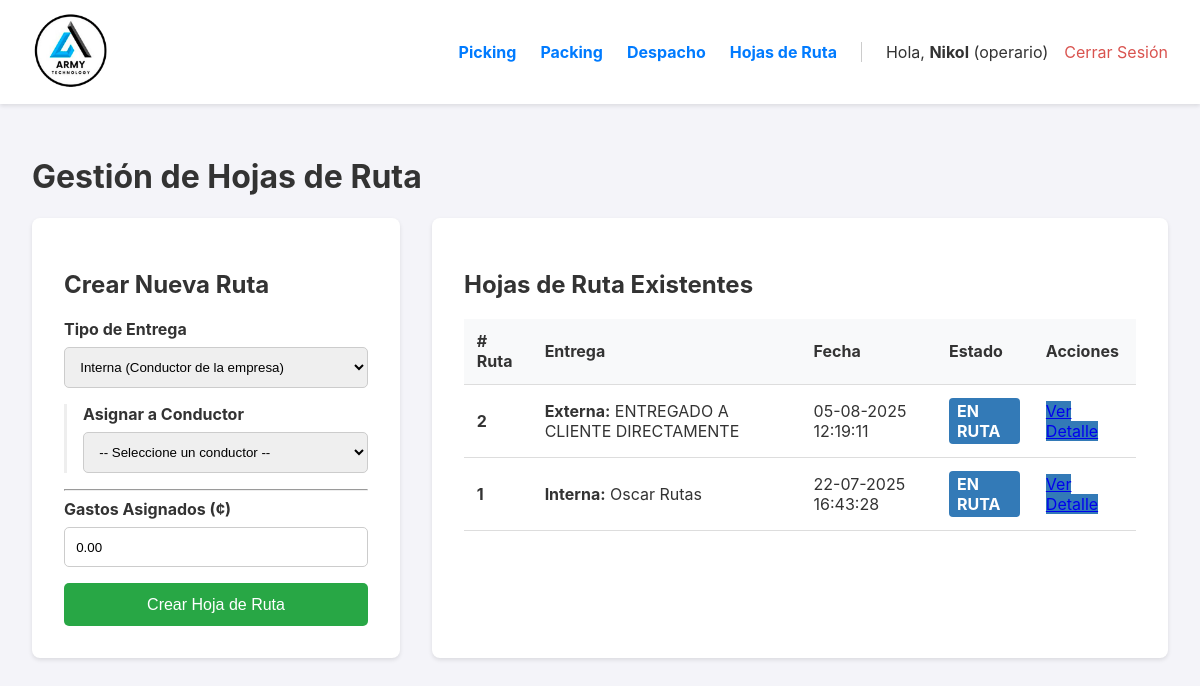
The page /rutas (signed in) on the database as committed earlier.
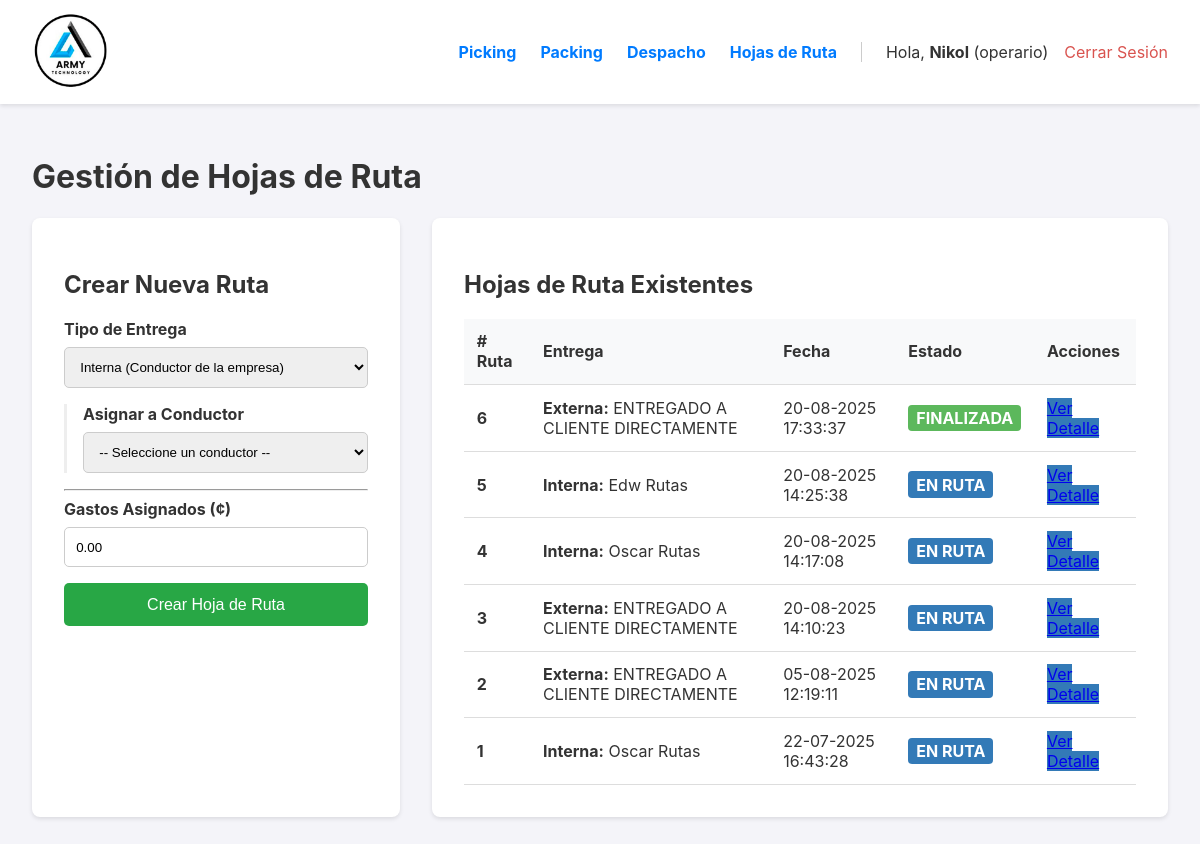
The same page on the database as committed later.
### app.py (models this page shows, shortened)
class User(UserMixin, db.Model):
    id = db.Column(db.Integer, primary_key=True)
    username = db.Column(db.String(80), unique=True, nullable=False)
    password_hash = db.Column(db.String(256), nullable=False)
    role = db.Column(db.String(20), nullable=False, default='operario')

class HojaDeRuta(db.Model):
    __tablename__ = 'hoja_de_ruta'
    id = db.Column(db.Integer, primary_key=True)
    fecha_creacion = db.Column(db.DateTime, default=datetime.datetime.utcnow)
    estado = db.Column(db.String(20), nullable=False, default='EN_PREPARACION')
    gastos_asignados = db.Column(db.Float, nullable=False, default=0.0)
    ordenes = db.relationship('Orden', backref='hoja_de_ruta', lazy='dynamic')
    transacciones = db.relationship('Transaccion', backref='hoja_de_ruta', lazy='dynamic', cascade="all, delete-orphan")
    gastos_viaje = db.relationship('GastoViaje', backref='hoja_de_ruta', lazy='dynamic', cascade="all, delete-orphan")
    fecha_finalizacion = db.Column(db.DateTime, nullable=True)
    tipo_entrega = db.Column(db.String(20), nullable=False, default='INTERNA') # Valores: 'INTERNA', 'EXTERNA'
    conductor_id = db.Column(db.Integer, db.ForeignKey('user.id'), nullable=True) # Ahora es opcional
    conductor = db.relationship('User', backref='hojas_de_ruta')
    nombre_transportista = db.Column(db.String(100), nullable=True) # Ej: "Guatex", "Cargo Expreso"
    nombre_receptor = db.Column(db.String(100), nullable=True)     # Nombre de la persona que recibe
    id_receptor = db.Column(db.String(50), nullable=True)          # DPI, Cédula, etc.

### app.py (the view, shortened to what this page needs)
@app.route('/rutas', methods=['GET', 'POST'])
@login_required
@logistica_required
def gestionar_rutas():
    rutas_query = db.select(HojaDeRuta).options(joinedload(HojaDeRuta.conductor)).order_by(HojaDeRuta.fecha_creacion.desc())
    rutas = db.session.execute(rutas_query).scalars().all()
    conductores = db.session.execute(db.select(User).filter_by(role='conductor').order_by(User.username)).scalars().all()
    return render_template('gestionar_rutas.html', rutas=rutas, conductores=conductores)

### app.py (called while the page is built)
def logistica_required(f):
    @wraps(f)
    def decorated_function(*args, **kwargs):
        if not current_user.is_authenticated or current_user.role not in ['admin', 'operario']:
            flash('Se requiere rol de Administrador o de Operario para acceder a esta página.', 'error')
            return redirect(url_for('dashboard')) # O a donde prefieras
        return f(*args, **kwargs)
    return decorated_function

@login_manager.user_loader
def load_user(user_id):
    return db.session.get(User, int(user_id))

@app.template_filter('localtime')
def to_localtime_filter(utc_datetime):
    if not utc_datetime: return ""
    local_tz = pytz.timezone('America/Costa_Rica')
    local_dt = utc_datetime.replace(tzinfo=pytz.utc).astimezone(local_tz)
    return local_dt.strftime('%d-%m-%Y %H:%M:%S')

### templates/gestionar_rutas.html (shortened to what this page needs)
{% extends "layout.html" %}
{% block content %}
<h1>Gestión de Hojas de Ruta</h1>
<div class="admin-container">
    <div class="form-container">
        <h2>Crear Nueva Ruta</h2>
        <form method="POST">
            <div class="form-group">
                <label for="tipo_entrega">Tipo de Entrega</label>
                <select id="tipo_entrega" name="tipo_entrega" required>
                    <option value="INTERNA" selected>Interna (Conductor de la empresa)</option>
                </select>
            </div>
            <div id="campos-interna">
                <div class="form-group">
                    <label for="conductor_id">Asignar a Conductor</label>
                    <select id="conductor_id" name="conductor_id">
                        <option value="">-- Seleccione un conductor --</option>
                    </select>
                </div>
            </div>
            <hr>
            <div class="form-group">
                <label for="gastos_asignados">Gastos Asignados (¢)</label>
                <input type="number" id="gastos_asignados" name="gastos_asignados" step="0.01" min="0" value="0.00" required>
            </div>
            <button type="submit" class="submit-btn">Crear Hoja de Ruta</button>
        </form>
    </div>
    <div class="list-container">
        <h2>Hojas de Ruta Existentes</h2>
        <table>
            <thead>
                <tr>
                    <th># Ruta</th>
                    <th>Entrega</th>
                    <th>Fecha</th>
                    <th>Estado</th>
                    <th>Acciones</th>
                </tr>
            </thead>
            <tbody>
                {% for ruta in rutas %}
                <tr>
                    <td><strong>{{ ruta.id }}</strong></td>
                    <td>
                        {% if ruta.tipo_entrega == 'INTERNA' %}
                           <strong>Interna:</strong> {{ ruta.conductor.username if ruta.conductor else 'N/A' }}
                        {% else %}
                           <strong>Externa:</strong> {{ ruta.nombre_transportista }}
                        {% endif %}
                    </td>
                    <td>{{ ruta.fecha_creacion | localtime }}</td>
                    <td>
                        <span class="estado estado-{{ ruta.estado }}">{{ ruta.estado.replace('_', ' ') }}</span>
                    </td>
                    <td>
                        <a href="{{ url_for('detalle_ruta', ruta_id=ruta.id) }}" class="action-link" style="background-color: #337ab7;">Ver Detalle</a>
                    </td>
                </tr>
                {% else %}
                <tr>
                    <td colspan="5" style="text-align: center; padding: 2rem;">No se han creado hojas de ruta todavía.</td>
                </tr>
                {% endfor %}
            </tbody>
        </table>
    </div>
</div>
{% endblock %}

### templates/layout.html (shortened to what this page needs)
<!DOCTYPE html>
<html lang="es">
<head>
</head>
<body>
    <header>
        <div class="logo">
            <a href="{{ url_for('dashboard') }}">
                <img src="{{ url_for('static', filename='img/logo.png') }}" alt="Logo de la Empresa">
            </a>
        </div>
        <nav class="nav">
             {% if current_user.is_authenticated %}
                {% if current_user.role == 'operario' %}
                    <div class="nav-admin-links">
                        <a href="{{ url_for('dashboard') }}">Picking</a>
                        <a href="{{ url_for('dashboard_packing') }}">Packing</a>
                        <a href="{{ url_for('dashboard_despacho') }}">Despacho</a>
                        <a href="{{ url_for('gestionar_rutas') }}">Hojas de Ruta</a>
                    </div>
                {% endif %}
                <div class="user-info">
                    <span>Hola, <strong>{{ current_user.username }}</strong> ({{ current_user.role }})</span>
                    <a href="{{ url_for('logout') }}" style="color: #d9534f;">Cerrar Sesión</a>
                </div>
             {% endif %}
        </nav>
    </header>
    <main>
        {% block content %}{% endblock %}
    </main>
</body>
</html>

### templates/layout.html (style rules this page uses)
body { font-family: -apple-system, BlinkMacSystemFont, "Segoe UI", Roboto, "Helvetica Neue", Arial, sans-serif; margin: 0; background-color: #f4f4f9; color: #333; }
header { background-color: #fff; padding: 10px 2em; display: flex; justify-content: space-between; align-items: center; box-shadow: 0 2px 4px rgba(0,0,0,0.1); position: sticky; top: 0; z-index: 100; }
.logo img { height: 80px; }
.nav { display: flex; align-items: center; gap: 1em; }
.nav-admin-links { display: flex; align-items: center; gap: 1.5em; font-weight: bold; border-right: 1px solid #ccc; padding-right: 1.5em; margin-right: 0.5em; }
.nav-admin-links a, .user-info a { text-decoration: none; color: #007bff; }
.user-info { display: flex; align-items: center; gap: 1em; }
main { padding: 2em; }
* { box-sizing: border-box; }
main { padding: 1em; }
@media (min-width: 768px) { main { padding: 2em; } }

### templates/gestionar_rutas.html (style rules this page uses)
.admin-container { display: grid; grid-template-columns: 1fr; gap: 2rem; }
@media (min-width: 992px) { .admin-container { grid-template-columns: 1fr 2fr; } }
.form-container, .list-container { background: white; padding: 2em; border-radius: 8px; box-shadow: 0 2px 4px rgba(0,0,0,0.1); }
.form-group { margin-bottom: 1rem; }
label { display: block; margin-bottom: 0.5rem; font-weight: bold; }
input[type="text"], input[type="number"], select { width: 100%; padding: 0.7rem; border-radius: 5px; border: 1px solid #ccc; box-sizing: border-box; }
.submit-btn { width: 100%; padding: 0.8rem; background-color: #28a745; color: white; border: none; border-radius: 5px; cursor: pointer; font-size: 1rem; }
table { width: 100%; border-collapse: collapse; }
th, td { padding: 0.8rem; border-bottom: 1px solid #ddd; text-align: left; vertical-align: middle; }
th { background-color: #f8f9fa; }
.estado { font-weight: bold; padding: 0.2em 0.5em; border-radius: 4px; color: white; display: inline-block; text-transform: capitalize; }
.estado-EN_RUTA { background-color: #337ab7; }
.estado-FINALIZADA { background-color: #5cb85c; }
#campos-externa, #campos-interna { border-left: 3px solid #eee; padding-left: 1rem; margin-top: 1rem; }

Rows that differ between the two databases and show on the page:
added HojaDeRuta: id "6", nombre_transportista "ENTREGADO A CLIENTE DIRECTAMENTE", fecha_creacion "20-08-2025 17:33:37", estado.replace "FINALIZADA"
added HojaDeRuta: id "5", conductor "Edw Rutas", fecha_creacion "20-08-2025 14:25:38", estado.replace "EN RUTA"
added HojaDeRuta: id "4", conductor "Oscar Rutas", fecha_creacion "20-08-2025 14:17:08", estado.replace "EN RUTA"
added HojaDeRuta: id "3", nombre_transportista "ENTREGADO A CLIENTE DIRECTAMENTE", fecha_creacion "20-08-2025 14:10:23", estado.replace "EN RUTA"
